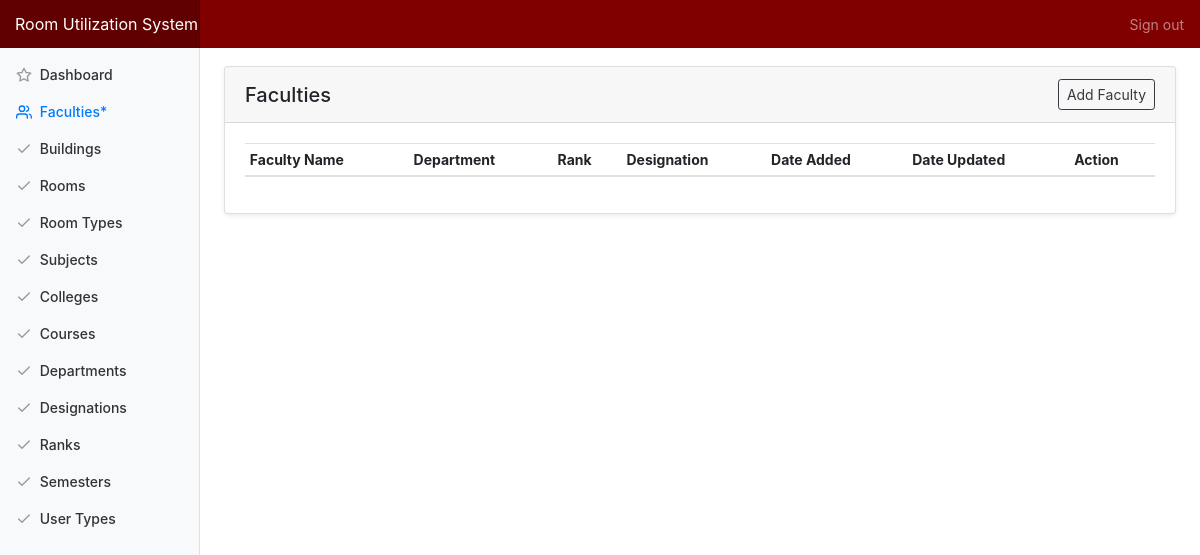
Before: /index.php/admin/faculty with the older database file.
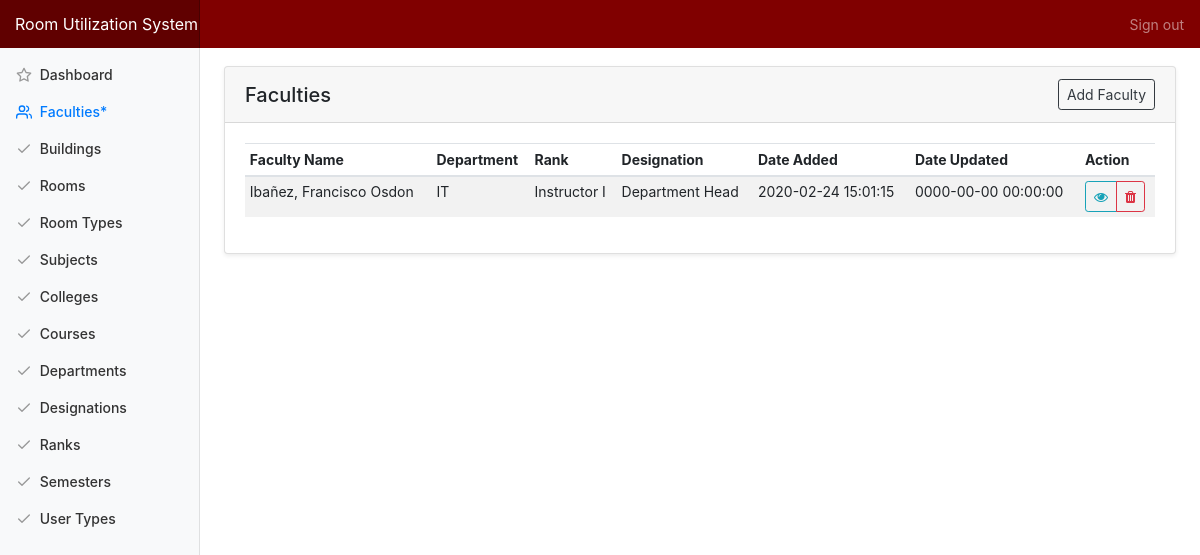
After: the same page with the newer database file.
### tables this page shows
CREATE TABLE `tbl_faculty` (
  `faculty_id` int(10) NOT NULL,
  `f_name` varchar(50) NOT NULL,
  `m_name` varchar(50) NOT NULL,
  `l_name` varchar(50) NOT NULL,
  `suffix_name` varchar(50) NOT NULL,
  `ext_name` varchar(50) NOT NULL,
  `contact_no` varchar(50) NOT NULL,
  `email` varchar(50) NOT NULL,
  `birth_date` varchar(50) NOT NULL,
  `address` varchar(50) NOT NULL,
  `image_src` varchar(255) NOT NULL,
  `department_id` int(11) NOT NULL,
  `rank_id` int(11) NOT NULL,
  `designation_id` int(11) NOT NULL,
  `faculty_added` datetime NOT NULL DEFAULT CURRENT_TIMESTAMP,
  `faculty_modified` datetime NOT NULL DEFAULT '0000-00-00 00:00:00' ON UPDATE CURRENT_TIMESTAMP
);

CREATE TABLE `tbl_department` (
  `department_id` int(10) NOT NULL,
  `college_id` int(11) NOT NULL,
  `department_name` varchar(255) NOT NULL,
  `department_added` datetime NOT NULL DEFAULT CURRENT_TIMESTAMP,
  `department_modified` datetime NOT NULL DEFAULT '0000-00-00 00:00:00' ON UPDATE CURRENT_TIMESTAMP
);

CREATE TABLE `tbl_rank` (
  `rank_id` int(11) NOT NULL,
  `rank_type` varchar(50) NOT NULL,
  `rank_added` datetime NOT NULL,
  `rank_modified` datetime NOT NULL
);

CREATE TABLE `tbl_designation` (
  `designation_id` int(11) NOT NULL,
  `designation_name` varchar(150) NOT NULL,
  `regular_unit` int(11) NOT NULL,
  `designation_added` datetime NOT NULL DEFAULT CURRENT_TIMESTAMP,
  `designation_modified` datetime NOT NULL DEFAULT '0000-00-00 00:00:00' ON UPDATE CURRENT_TIMESTAMP
);

### application/controllers/Admin.php (called while the page is built, shortened)
<?php
class Admin extends CI_Controller {
	public function faculty(){
		$data['title'] = "Faculties";
		$data['faculties'] = $this->main_model->getFaculties();
		$this->load->view('templates/header', $data);
		$this->load->view('admin/faculty');
		$this->load->view('templates/footer');
	}
}

### index.php (called while the page is built, shortened)
<?php
require_once BASEPATH.'core/CodeIgniter.php';

### application/models/Main_model.php (called while the page is built, shortened)
<?php defined('BASEPATH') OR exit('No direct script access allowed');
Class Main_model extends CI_Model{
	public function getFaculties(){
		return $this->db->join('tbl_department', 'tbl_department.department_id=tbl_faculty.department_id')->join('tbl_rank', 'tbl_rank.rank_id=tbl_faculty.rank_id')->join('tbl_designation', 'tbl_designation.designation_id=tbl_faculty.designation_id')->get('tbl_faculty')->result_array();
	}
}

### application/views/admin/faculty.php (the view)
<?php $this->load->view('templates/nav'); ?>
<div class="container-fluid">
  <div class="row">
    <?php $this->load->view('templates/side');?>
    <main role="main" class="col-md-9 ml-sm-auto col-lg-10 pt-4 px-4 mb-3">
      <div class="card shadow-sm">
			  <h5 class="card-header d-flex justify-content-between align-items-center">
          <?=$title?>
          <a href="<?=base_url('admin/faculty_add')?>" class="btn btn-outline-dark btn-sm">Add Faculty</a>
        </h5>
			  <div class="card-body">
          <table class="table table-striped table-hover table-sm">
            <thead>
              <tr>
                <th>Faculty Name</th>
                <th>Department</th>
                <th>Rank</th>
                <th>Designation</th>
                <th>Date Added</th>
                <th>Date Updated</th>
                <th>Action</th>
              </tr>
            </thead>
            <tbody>
              <?php foreach ($faculties as $row) {?>
              <tr>
                <td><?=$row['l_name']?>, <?=$row['f_name']?> <?=$row['m_name']?></td>
                <td><?=$row['department_name']?></td>
                <td><?=$row['rank_type']?></td>
                <td><?=$row['designation_name']?></td>
                <td><?=$row['faculty_added']?></td>
                <td><?=$row['faculty_modified']?></td>
                <td>
                  <div class="btn-group" role="group">
                    <a href="#" class="btn btn-sm btn-outline-info action-btn" data-toggle="tooltip" data-placement="top" title="View Faculty">
                      <span class="fa fa-eye"></span>
                    </a>
                    <a href="#" id="<?=base_url('admin/delete/faculty/'.$row['faculty_id'])?>" class="btn btn-sm btn-outline-danger action-btn delete" data-toggle="tooltip" data-placement="top" title="Delete Faculty">
                      <span class="fa fa-trash"></span>
                    </a>
                  </div>
                </td>
              </tr>
              <?php } ?>
            </tbody>
          </table>
			  </div>
			</div>
   </main>
  </div>
</div>

### application/views/templates/header.php (shortened to what this page needs)
<!DOCTYPE html>
<html lang="en">
<head>
	<link rel="stylesheet" type="text/css" href="<?=base_url('assets/css/bootstrap.min.css')?>">
	<link rel="stylesheet" type="text/css" href="<?=base_url('assets/css/bootstrap-select.min.css')?>">
	<link rel="stylesheet" type="text/css" href="<?=base_url('assets/css/dashboard.css')?>">
	<link rel="stylesheet" type="text/css" href="<?=base_url('assets/css/dataTables.bootstrap4.min.css')?>">
	<link rel="stylesheet" type="text/css" href="<?=base_url('assets/css/jquery-confirm.min.css')?>">
	<link rel="stylesheet" type="text/css" href="<?=base_url('assets/css/font-awesome.min.css')?>">
	<link rel="stylesheet" type="text/css" href="<?=base_url('assets/css/rus.css')?>">
</head>
<body>

### application/views/templates/nav.php (shortened to what this page needs)
<nav class="navbar navbar-dark fixed-top flex-md-nowrap p-0" style="background:#800000">
  <a class="navbar-brand col-sm-3 col-md-2 mr-0" href="#">Room Utilization System</a>
  <ul class="navbar-nav px-3">
    <li class="nav-item text-nowrap">
      <a class="nav-link" href="<?=base_url('auth/logout')?>">Sign out</a>
    </li>
  </ul>
</nav>
<br>
<br>

### application/views/templates/side.php (shortened to what this page needs)
<nav class="col-md-2 d-none d-md-block bg-light sidebar">
  <div class="sidebar-sticky">
    <ul class="nav flex-column">
      <li class="nav-item">
        <a class="nav-link <?=($title=='Dashboard')?'active':'';?>" href="<?=base_url('admin')?>">
          <span data-feather="star"></span>
          Dashboard
        </a>
      </li>
      <li class="nav-item">
        <a class="nav-link <?=($title=='Faculties')?'active':'';?>" href="<?=base_url('admin/faculty')?>">
          <span data-feather="users"></span>
          Faculties*
        </a>
      </li>
      <li class="nav-item">
        <a class="nav-link <?=($title=='Buildings')?'active':'';?>" href="<?=base_url('admin/building')?>">
          <span data-feather="check"></span>
          Buildings
        </a>
      </li>
      <li class="nav-item">
        <a class="nav-link <?=($title=='Rooms')?'active':'';?>" href="<?=base_url('admin/room')?>">
          <span data-feather="check"></span>
          Rooms
        </a>
      </li>
      <li class="nav-item">
        <a class="nav-link <?=($title=='Room Types')?'active':'';?>" href="<?=base_url('admin/room_type')?>">
          <span data-feather="check"></span>
          Room Types
        </a>
      </li>
      <li class="nav-item">
        <a class="nav-link <?=($title=='Subjects')?'active':'';?>" href="<?=base_url('admin/subject')?>">
          <span data-feather="check"></span>
          Subjects
        </a>
      </li>
      <li class="nav-item">
        <a class="nav-link <?=($title=='Colleges')?'active':'';?>" href="<?=base_url('admin/college')?>">
          <span data-feather="check"></span>
          Colleges
        </a>
      </li>
      <li class="nav-item">
        <a class="nav-link <?=($title=='Courses')?'active':'';?>" href="<?=base_url('admin/course')?>">
          <span data-feather="check"></span>
          Courses
        </a>
      </li>
      <li class="nav-item">
        <a class="nav-link <?=($title=='Departments')?'active':'';?>" href="<?=base_url('admin/department')?>">
          <span data-feather="check"></span>
          Departments
        </a>
      </li>
      <li class="nav-item">
        <a class="nav-link <?=($title=='Designations')?'active':'';?>" href="<?=base_url('admin/designation')?>">
          <span data-feather="check"></span>
          Designations
        </a>
      </li>
      <li class="nav-item">
        <a class="nav-link <?=($title=='Ranks')?'active':'';?>" href="<?=base_url('admin/rank')?>">
          <span data-feather="check"></span>
          Ranks
        </a>
      </li>
      <li class="nav-item">
        <a class="nav-link <?=($title=='Semesters')?'active':'';?>" href="<?=base_url('admin/semester')?>">
          <span data-feather="check"></span>
          Semesters
        </a>
      </li>
      <li class="nav-item">
        <a class="nav-link <?=($title=='User Types')?'active':'';?>" href="<?=base_url('admin/user_type')?>">
          <span data-feather="check"></span>
          User Types
        </a>
      </li>
    </ul>
  </div>
</nav>

### application/views/templates/footer.php (shortened to what this page needs)
</body>
</html>

### assets/css/dashboard.css (style rules this page uses)
body { font-size: .875rem; }
.feather { width: 16px; height: 16px; vertical-align: text-bottom; }
.sidebar { position: fixed; top: 0; bottom: 0; left: 0; z-index: 100; padding: 48px 0 0; box-shadow: inset -1px 0 0 rgba(0, 0, 0, .1); }
.sidebar-sticky { position: relative; top: 0; height: calc(100vh - 48px); padding-top: .5rem; overflow-x: hidden; overflow-y: auto; }
.sidebar .nav-link { font-weight: 500; color: #333; }
.sidebar .nav-link .feather { margin-right: 4px; color: #999; }
.sidebar .nav-link.active { color: #007bff; }
.sidebar .nav-link:hover .feather, .sidebar .nav-link.active .feather { color: inherit; }
[role="main"] { padding-top: 133px; }
@media (min-width: 768px) { [role="main"] { padding-top: 48px; } }
.navbar-brand { padding-top: .75rem; padding-bottom: .75rem; font-size: 1rem; background-color: rgba(0, 0, 0, .25); box-shadow: inset -1px 0 0 rgba(0, 0, 0, .25); }

### assets/css/rus.css (style rules this page uses)
nav { z-index: 101; }

Changed rows visible on the page:
added tbl_faculty: l_name "Ibañez", f_name "Francisco", m_name "Osdon", department.department_name "IT", rank.rank_type "Instructor I", designation.designation_name "Department Head", faculty_added "2020-02-24 15:01:15", faculty_modified "0000-00-00 00:00:00"
